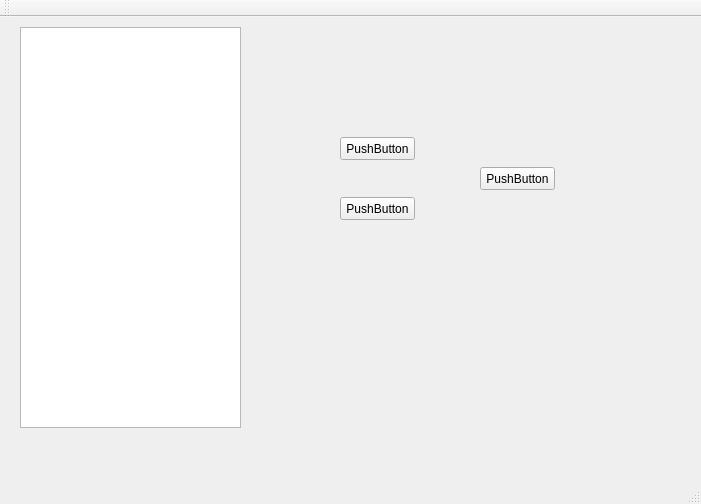
<?xml version="1.0" encoding="UTF-8"?>
<ui version="4.0">
 <class>MainWindow</class>
 <widget class="QMainWindow" name="MainWindow">
  <property name="geometry">
   <rect>
    <x>0</x>
    <y>0</y>
    <width>701</width>
    <height>504</height>
   </rect>
  </property>
  <property name="windowTitle">
   <string>MainWindow</string>
  </property>
  <widget class="QWidget" name="centralWidget">
   <widget class="QPushButton" name="pushButton">
    <property name="geometry">
     <rect>
      <x>340</x>
      <y>120</y>
      <width>75</width>
      <height>23</height>
     </rect>
    </property>
    <property name="text">
     <string>PushButton</string>
    </property>
   </widget>
   <widget class="QPushButton" name="pushButton_2">
    <property name="geometry">
     <rect>
      <x>340</x>
      <y>180</y>
      <width>75</width>
      <height>23</height>
     </rect>
    </property>
    <property name="text">
     <string>PushButton</string>
    </property>
   </widget>
   <widget class="QPushButton" name="pushButton_3">
    <property name="geometry">
     <rect>
      <x>480</x>
      <y>150</y>
      <width>75</width>
      <height>23</height>
     </rect>
    </property>
    <property name="text">
     <string>PushButton</string>
    </property>
   </widget>
   <widget class="QTreeWidget" name="treeWidget">
    <property name="geometry">
     <rect>
      <x>20</x>
      <y>10</y>
      <width>221</width>
      <height>401</height>
     </rect>
    </property>
    <property name="headerHidden">
     <bool>true</bool>
    </property>
    <column>
     <property name="text">
      <string>1</string>
     </property>
    </column>
   </widget>
  </widget>
  <widget class="QMenuBar" name="menuBar">
   <property name="geometry">
    <rect>
     <x>0</x>
     <y>0</y>
     <width>701</width>
     <height>21</height>
    </rect>
   </property>
  </widget>
  <widget class="QToolBar" name="mainToolBar">
   <attribute name="toolBarArea">
    <enum>TopToolBarArea</enum>
   </attribute>
   <attribute name="toolBarBreak">
    <bool>false</bool>
   </attribute>
  </widget>
  <widget class="QStatusBar" name="statusBar"/>
 </widget>
 <layoutdefault spacing="6" margin="11"/>
 <resources/>
 <connections/>
</ui>
